Frame 1 (no input): blank canvas, image omitted
Frame 60 (no input): blank canvas, image omitted
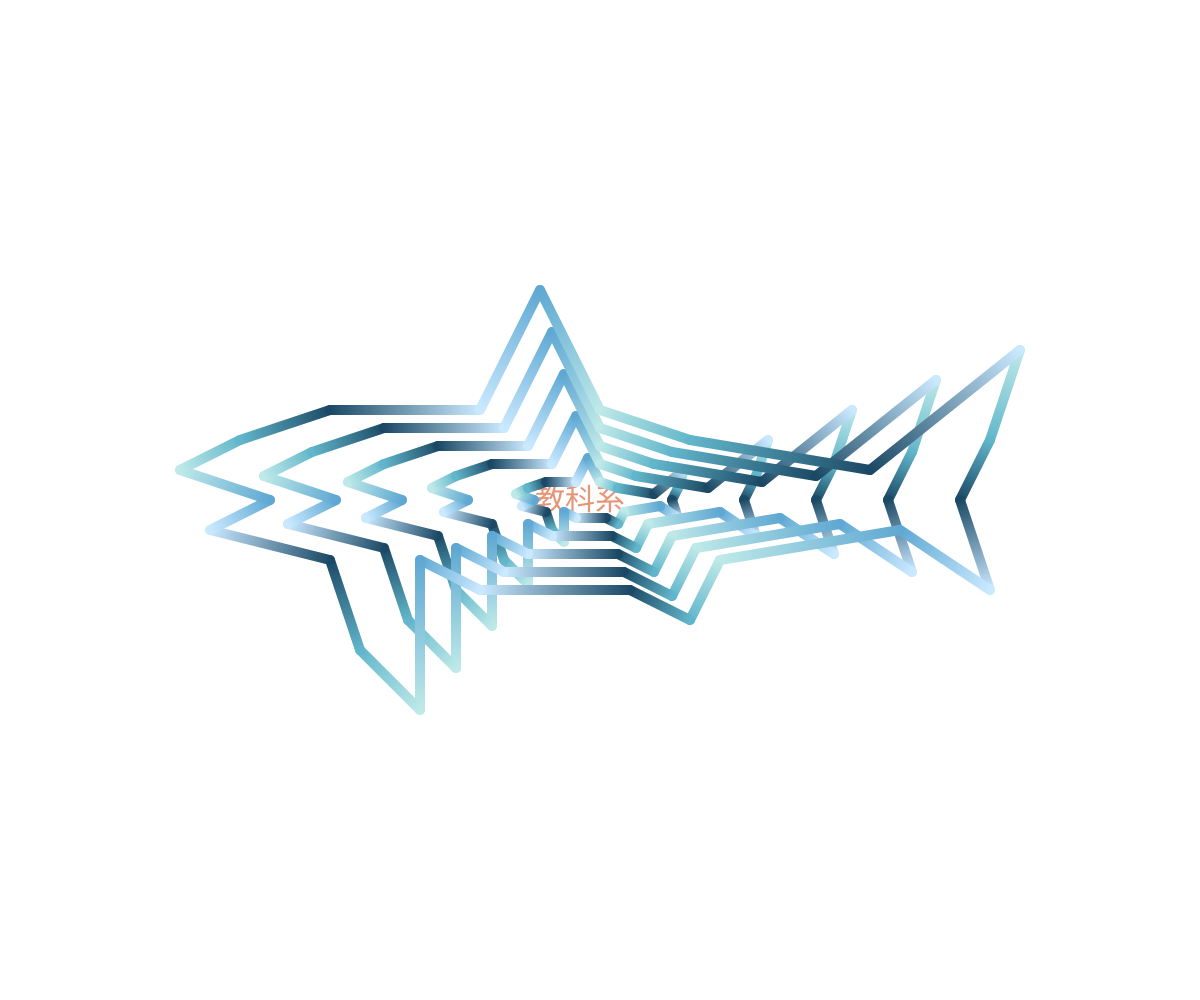
Frame 120 (the mouse pressed at the canvas centre since frame 60)

The p5.js sketch whose frames 1 and 60 were blank and that drew this single picture after the mouse press (run headless with seeded random() and noise() and a simulated clock; from frame 60 on, the mouse is pressed at the canvas centre):

// p5.js sketch
// ── sketch.js
let ctx;
let points = [[14,5], [13,2], [12,0],[13,-3],[10,-1], [4,-2], [3,-4], [1,-3],[-4,-3], [-6,-2], [-6,-7], [-8,-5], [-9,-2], [-13,-1], [-11,0], [-14,1], [-12,2], [-9,3], [-4,3], [-2,7], [0,3], [3,2], [9,1], [14,5]]; //利用串列設定三個點，(100,100)(150,50)(200,100)
var colors = "bee9e8-62b6cb-1b4965-cae9ff-5fa8d3".split("-").map(a=>"#"+a)
function setup() {  //基礎設定
  createCanvas(windowWidth, windowHeight);
  for (let i = 0; i < points.length; i++) {
    for (let j = 0; j < points[i].length; j++) {
      points[i][j] = points[i][j] * 10;
      background(100);
      ctx = canvas.getContext('2d');
      ctx.lineWidth = 10;
      ctx.lineCap = 'round'
      // //------
      // gradientLine(ctx, 280, 100, 260, 40, 'black', 'blue')
      // gradientLine(ctx, 240, 0, 240, -60, 'brown', 'orange')
      // gradientLine(ctx, 200, -20, 80, -40, '#00B4D8', 'lime')

      // gradientLine(ctx, 280, 100, 260, 40, 'black', 'blue')
      // gradientLine(ctx, 12, 0, 12, -3, 'brown', 'orange')
      // gradientLine(ctx, 10, -1, 4, -2, '#00B4D8', 'lime')

      // gradientLine(ctx, 60, 60, 300, 380, 'black', 'blue')
      // gradientLine(ctx, 720, 120, 80, 300, 'brown', 'orange')
      // gradientLine(ctx, 520, 70, 500, 440, '#00b4d8', 'lime')

      // for (let x = 0; x < points.length-1; x++) {
      //   gradientLine(ctx, points[x][0], points[x][1], points[x+1][0], points[x+1][1],'#00b4d8', 'lime')
      // }
      // line(points[points.length-1][0], points[points.length-1][1], points[0][0], points[0][1]); //把最後一點與第一點的連線
    }
  }
}


// function draw() {
// background(255);
// translate(width/2, height/2); //原本原點在左上角，利用這指令把原點放到視窗的中心
// scale(1, -1); //上下翻轉

// for (let h = 0; h < points.length-1; h++)
//  {
//    gradientLine(ctx, points[h][0], points[h][1], points[h+1][0], points[h+1][1], "#00b4d8", "#caf0f8")
//  }
//  line(points[points.length-1][0], points[points.length-1][1], points[0][0], points[0][1]); 把最後一點與第一點的連線
// }

function draw() {
  background(255);
  textWidth(4)
  textSize(50*(mouseX/1000))  //文字大小
  fill(230, 150, 120);  //設定顏色
  text("教科系",mouseX-65,mouseY+10)  //顯示文字
  translate(mouseX,mouseY); //原本原點在左上角，利用這指令把原點放到視窗的中心
  scale(1, -1); //上下翻轉
  for(k=1;k<6;k++) {
    for (let h = 0; h < points.length - 1; h++) {
      // 從顏色陣列中依序取用顏色
      const c1 = colors[h % colors.length];
      const c2 = colors[(h + 1) % colors.length];
        
      gradientLine(ctx, (points[h][0]*(mouseX/1000))*k, (points[h][1]*(mouseX/1000))*k, (points[h+1][0]*(mouseX/1000))*k, (points[h+1][1]*(mouseX/1000))*k, c1, c2);
    }
    //把最後一點與第一點的連線
    //line(points[points.length - 1][0], points[points.length - 1][1], points[0][0], points[0][1]);
    gradientLine(ctx, (points[points.length-1][0]*(mouseX/1000))*k, (points[points.length-1][1]*(mouseX/1000))*k, (points[0][0]*(mouseX/1000))*k, (points[0][1]*(mouseX/1000))*k, 'lightblue', 'lime')
  }
}



//以下函數主要畫從(x1,y1)~(x2,y2)間，顏色為c1到c2的變化
function gradientLine(ctx, x1, y1, x2, y2, c1, c2) {
const gradient = ctx.createLinearGradient(x1, y1, x2, y2);
gradient.addColorStop(0, c1);
gradient.addColorStop(1, c2);
ctx.strokeStyle = gradient;

ctx.beginPath();
ctx.moveTo(x1, y1);
ctx.lineTo(x2, y2);
ctx.stroke();
}
